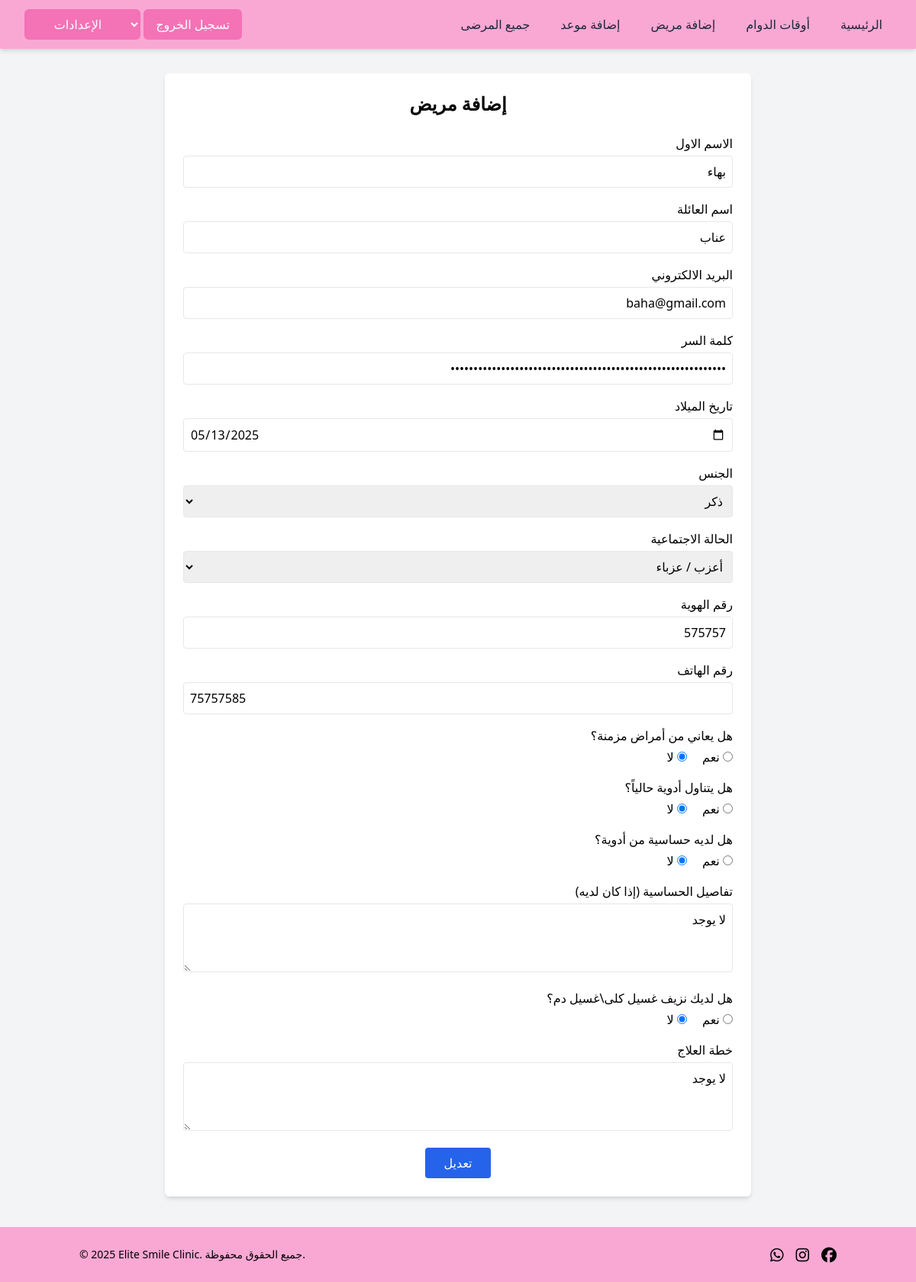
The page /doctor/edit_patient_display/6 on the database its author committed.
### clinic_app/models.py (models this page shows, shortened)
class User(models.Model):
    first_name = models.CharField(max_length=255)
    last_name = models.CharField(max_length=255)
    email = models.CharField(max_length=255)
    password = models.CharField(max_length=255)
    role = models.CharField(max_length=255, default='patient')
    doctor = models.ForeignKey('self', null=True, blank=True, on_delete=models.SET_NULL, related_name='patients')
    birth_date = models.DateField(blank=True, null=True)
    gender = models.CharField(max_length=10, blank=True)  # No need for null=True in CharField
    social_status = models.CharField(max_length=20, blank=True)
    id_number = models.CharField(max_length=20, blank=True)
    phone = models.CharField(max_length=20, blank=True)
    chronic_disease = models.BooleanField(default=False)
    takes_medications = models.BooleanField(default=False)
    drug_allergy = models.BooleanField(default=False)
    allergy_details = models.TextField(blank=True)
    dialysis =models.BooleanField(default=False)
    treatment_plan = models.TextField(blank=True)
    created_at = models.DateTimeField(auto_now_add=True)
    updated_at = models.DateTimeField(auto_now=True)
    objects = UserManager()

### doctor_app/views.py (the view)
# urls.py: path('edit_patient_display/<int:patientid>', views.edit_patient_display, name='edit_patient_display'),
def edit_patient_display(request,patientid):
    context={
        'patient':User.objects.get(id=patientid)
    }
    return render(request,'doctor/edit_patient_display.html',context)

### doctor_app/templates/doctor/edit_patient_display.html (shortened to what this page needs)
<!DOCTYPE html>
<html lang="ar" dir="rtl">
<head>
    <script src="https://cdn.tailwindcss.com"></script>
</head>
<body class="bg-gray-100 font-sans">
    <body class="bg-gray-100 font-sans">
        <div dir="ltr">
            {% include 'doctor/navbardoctor.html' %}
        </div>
    <div class="max-w-3xl mx-auto p-6 bg-white shadow-md rounded-md mt-8">
        <h1 class="text-2xl font-bold mb-6 text-center">إضافة مريض</h1>
        <form method="POST" action="/doctor/update_user_info/{{patient.id}}" class="space-y-4">
            <div>
                <label for="first_name" class="block font-medium">الاسم الاول </label>
                <input type="text" id="first_name" name="first_name" value="{{patient.first_name}}"  class="w-full mt-1 p-2 border rounded" required>
            </div>
            <div>
                <label for="last_name" class="block font-medium">اسم العائلة </label>
                <input type="text" id="last_name" name="last_name" value="{{patient.last_name}}"  class="w-full mt-1 p-2 border rounded" required>
            </div>
            <div>
                <label for="email" class="block font-medium"> البريد الالكتروني </label>
                <input type="email" id="email" name="email" value="{{patient.email}}"  class="w-full mt-1 p-2 border rounded" required>
            </div>
            <div>
                <label for="password" class="block font-medium"> كلمة السر  </label>
                <input type="password" id="password" name="password" value="{{patient.password}}"  class="w-full mt-1 p-2 border rounded" required>
            </div>
            <div>
                <label for="birthdate" class="block font-medium">تاريخ الميلاد</label>
                <input type="date" id="birthdate" name="birth_date" value="{{ patient.birth_date|date:'Y-m-d' }}" class="w-full mt-1 p-2 border rounded" required>
            </div>
            <div>
                <label for="gender" class="block font-medium">الجنس</label>
                <select id="gender" name="gender"  class="w-full mt-1 p-2 border rounded" required>
                    <option value="male" {% if patient.gender == 'male' %}selected{% endif %}>ذكر</option>
                </select>
            </div>
            <div>
                <label for="marital_status" class="block font-medium">الحالة الاجتماعية</label>
                <select id="marital_status" name="marital_status"  class="w-full mt-1 p-2 border rounded" required>
                    <option value="اعزب" {% if patient.social_status == "اعزب" %}selected{% endif %}>أعزب / عزباء</option>
                </select>
            </div>
            <div>
                <label for="id_number" class="block font-medium">رقم الهوية</label>
                <input type="text" id="id_number" name="id_number" value="{{patient.id_number}}"  class="w-full mt-1 p-2 border rounded" required>
            </div>
            <div>
                <label for="phone" class="block font-medium">رقم الهاتف</label>
                <input type="tel" id="phone" name="phone" value="{{patient.phone}}"  class="w-full mt-1 p-2 border rounded" required>
            </div>
            <div>
                <span class="block font-medium">هل يعاني من أمراض مزمنة؟</span>
                <div class="mt-1 space-x-4 space-x-reverse" >
                    <label>
                        <input type="radio" id="chronic_yes" name="chronic_disease" value="True" {% if user.chronic_disease %}checked{% endif %} required> نعم
                    </label>
                    <label>
                        <input type="radio" id="chronic_no" name="chronic_disease" value="False" {% if not user.chronic_disease %}checked{% endif %}> لا
                    </label>
                </div>
            </div>
            <div>
                <span class="block font-medium" >هل يتناول أدوية حالياً؟</span>
                <div class="mt-1 space-x-4 space-x-reverse">
                    <label><input type="radio" name="takes_medications" value="True" {% if user.takes_medications %}checked{% endif %}> نعم</label>
                    <label><input type="radio" name="takes_medications" value="False" {% if not user.takes_medications %}checked{% endif %}> لا</label>
                </div>
            </div>
            <div>
                <span class="block font-medium" >هل لديه حساسية من أدوية؟</span>
                <div class="mt-1 space-x-4 space-x-reverse">
                    <label>
                        <input type="radio" id="allergy_yes" name="drug_allergy" value="True" {% if user.drug_allergy %}checked{% endif %} required> نعم
                    </label>
                    <label>
                        <input type="radio" id="allergy_no" name="drug_allergy" value="False" {% if not user.drug_allergy %}checked{% endif %}> لا
                    </label>
                </div>
            </div>
            <div>
                <label for="allergy_details" class="block font-medium" >تفاصيل الحساسية (إذا كان لديه)</label>
                <textarea id="allergy_details"  name="allergy_details" rows="3" class="w-full mt-1 p-2 border rounded" required>{{patient.allergy_details}}</textarea>
            </div>
            <div>
                <span class="block font-medium">هل لديك نزيف غسيل كلى\غسيل دم؟</span>
                <div class="mt-1 space-x-4 space-x-reverse" >
                    <label>
                        <input type="radio" id="dialysis_yes" name="dialysis" value="True"
                          {% if user.dialysis %}checked{% endif %} required> نعم
                      </label>
                      <label>
                        <input type="radio" id="dialysis_no" name="dialysis" value="False"
                          {% if not user.dialysis %}checked{% endif %}> لا
                      </label>
                </div>
            </div>
            <div>
                <label for="dialysis_details" class="block font-medium">خطة العلاج</label>
                <textarea id="dialysis_details" name="dialysis_details" rows="3" class="w-full mt-1 p-2 border rounded" required>{{patient.treatment_plan}}</textarea>
            </div>
            <div class="text-center">
                <button type="submit" class="bg-blue-600 hover:bg-blue-700 text-white py-2 px-6 rounded">تعديل </button>
            </div>
        </form>
    </div>
    <div dir="ltr">
        {% include 'clinic/footer.html' %}
    </div>
</body>
</html>

### rows shown on the page
User: first_name "بهاء", last_name "عناب", email "baha@gmail.com", birth_date "05/13/2025", gender "ذكر", marital_status "أعزب / عزباء", id_number "575757", phone "75757585", allergy_details "لا يوجد", dialysis_details "لا يوجد"
